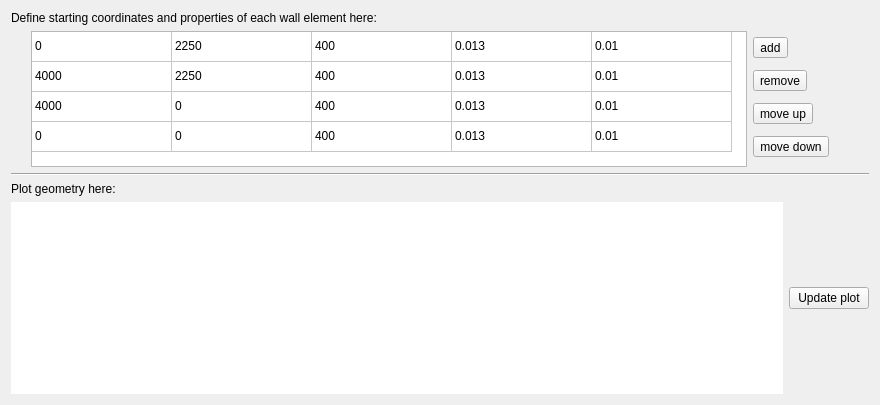
        <widget class="QWidget" name="tab_geometry">
         <attribute name="title">
          <string>Geometry</string>
         </attribute>
         <layout class="QGridLayout" name="gridLayout">
          <item row="0" column="0">
           <layout class="QVBoxLayout" name="verticalLayout_4">
            <item>
             <widget class="QLabel" name="label">
              <property name="font">
               <font>
                <pointsize>9</pointsize>
               </font>
              </property>
              <property name="text">
               <string>Define starting coordinates and properties of each wall element here:</string>
              </property>
             </widget>
            </item>
            <item>
             <layout class="QHBoxLayout" name="horizontalLayout_7">
              <item>
               <spacer name="horizontalSpacer_5">
                <property name="orientation">
                 <enum>Qt::Horizontal</enum>
                </property>
                <property name="sizeType">
                 <enum>QSizePolicy::Minimum</enum>
                </property>
                <property name="sizeHint" stdset="0">
                 <size>
                  <width>20</width>
                  <height>20</height>
                 </size>
                </property>
               </spacer>
              </item>
              <item>
               <widget class="QTableWidget" name="coordinates_tableWidget">
                <property name="sizePolicy">
                 <sizepolicy hsizetype="Fixed" vsizetype="Fixed">
                  <horstretch>0</horstretch>
                  <verstretch>0</verstretch>
                 </sizepolicy>
                </property>
                <property name="layoutDirection">
                 <enum>Qt::LeftToRight</enum>
                </property>
                <property name="inputMethodHints">
                 <set>Qt::ImhDigitsOnly</set>
                </property>
                <property name="frameShape">
                 <enum>QFrame::StyledPanel</enum>
                </property>
                <property name="frameShadow">
                 <enum>QFrame::Sunken</enum>
                </property>
                <property name="sizeAdjustPolicy">
                 <enum>QAbstractScrollArea::AdjustToContents</enum>
                </property>
                <property name="editTriggers">
                 <set>QAbstractItemView::AllEditTriggers</set>
                </property>
                <property name="dragEnabled">
                 <bool>true</bool>
                </property>
                <property name="alternatingRowColors">
                 <bool>false</bool>
                </property>
                <property name="selectionBehavior">
                 <enum>QAbstractItemView::SelectItems</enum>
                </property>
                <property name="gridStyle">
                 <enum>Qt::SolidLine</enum>
                </property>
                <property name="sortingEnabled">
                 <bool>false</bool>
                </property>
                <attribute name="horizontalHeaderVisible">
                 <bool>false</bool>
                </attribute>
                <attribute name="horizontalHeaderCascadingSectionResizes">
                 <bool>true</bool>
                </attribute>
                <attribute name="horizontalHeaderDefaultSectionSize">
                 <number>140</number>
                </attribute>
                <attribute name="horizontalHeaderShowSortIndicator" stdset="0">
                 <bool>false</bool>
                </attribute>
                <attribute name="horizontalHeaderStretchLastSection">
                 <bool>false</bool>
                </attribute>
                <attribute name="verticalHeaderVisible">
                 <bool>false</bool>
                </attribute>
                <attribute name="verticalHeaderCascadingSectionResizes">
                 <bool>true</bool>
                </attribute>
                <attribute name="verticalHeaderShowSortIndicator" stdset="0">
                 <bool>false</bool>
                </attribute>
                <attribute name="verticalHeaderStretchLastSection">
                 <bool>false</bool>
                </attribute>
                <row>
                 <property name="text">
                  <string>Node no. 1</string>
                 </property>
                </row>
                <row>
                 <property name="text">
                  <string>Node no. 2</string>
                 </property>
                </row>
                <row>
                 <property name="text">
                  <string>Node no. 3</string>
                 </property>
                </row>
                <row>
                 <property name="text">
                  <string>Node no. 4</string>
                 </property>
                </row>
                <column>
                 <property name="text">
                  <string>X-coordinate</string>
                 </property>
                </column>
                <column>
                 <property name="text">
                  <string>Y-coordinate</string>
                 </property>
                </column>
                <column>
                 <property name="text">
                  <string>Wall thickness</string>
                 </property>
                </column>
                <column>
                 <property name="text">
                  <string>Reinf. ratio long.</string>
                 </property>
                </column>
                <column>
                 <property name="text">
                  <string>Reinf. ratio trans.</string>
                 </property>
                </column>
                <item row="0" column="0">
                 <property name="text">
                  <string>0</string>
                 </property>
                </item>
                <item row="0" column="1">
                 <property name="text">
                  <string>2250</string>
                 </property>
                </item>
                <item row="0" column="2">
                 <property name="text">
                  <string>400</string>
                 </property>
                </item>
                <item row="0" column="3">
                 <property name="text">
                  <string>0.013</string>
                 </property>
                </item>
                <item row="0" column="4">
                 <property name="text">
                  <string>0.01</string>
                 </property>
                </item>
                <item row="1" column="0">
                 <property name="text">
                  <string>4000</string>
                 </property>
                </item>
                <item row="1" column="1">
                 <property name="text">
                  <string>2250</string>
                 </property>
                </item>
                <item row="1" column="2">
                 <property name="text">
                  <string>400</string>
                 </property>
                </item>
                <item row="1" column="3">
                 <property name="text">
                  <string>0.013</string>
                 </property>
                </item>
                <item row="1" column="4">
                 <property name="text">
                  <string>0.01</string>
                 </property>
                </item>
                <item row="2" column="0">
                 <property name="text">
                  <string>4000</string>
                 </property>
                </item>
                <item row="2" column="1">
                 <property name="text">
                  <string>0</string>
                 </property>
                </item>
                <item row="2" column="2">
                 <property name="text">
                  <string>400</string>
                 </property>
                </item>
                <item row="2" column="3">
                 <property name="text">
                  <string>0.013</string>
                 </property>
                </item>
                <item row="2" column="4">
                 <property name="text">
                  <string>0.01</string>
                 </property>
                </item>
                <item row="3" column="0">
                 <property name="text">
                  <string>0</string>
                 </property>
                </item>
                <item row="3" column="1">
                 <property name="text">
                  <string>0</string>
                 </property>
                </item>
                <item row="3" column="2">
                 <property name="text">
                  <string>400</string>
                 </property>
                </item>
                <item row="3" column="3">
                 <property name="text">
                  <string>0.013</string>
                 </property>
                </item>
                <item row="3" column="4">
                 <property name="text">
                  <string>0.01</string>
                 </property>
                </item>
               </widget>
              </item>
              <item>
               <layout class="QVBoxLayout" name="verticalLayout_5">
                <item>
                 <widget class="QToolButton" name="addRowButton">
                  <property name="toolTip">
                   <string>Insert new row at the bottom</string>
                  </property>
                  <property name="text">
                   <string>add</string>
                  </property>
                  <property name="icon">
                   <iconset resource="resources.qrc">
                    <normaloff>:/Icons/add.png</normaloff>:/Icons/add.png</iconset>
                  </property>
                 </widget>
                </item>
                <item>
                 <widget class="QToolButton" name="removeRowButton">
                  <property name="toolTip">
                   <string>Remove selected row</string>
                  </property>
                  <property name="text">
                   <string>remove</string>
                  </property>
                  <property name="icon">
                   <iconset resource="resources.qrc">
                    <normaloff>:/Icons/minus.png</normaloff>:/Icons/minus.png</iconset>
                  </property>
                 </widget>
                </item>
                <item>
                 <widget class="QToolButton" name="moveUpRowButton">
                  <property name="text">
                   <string>move up</string>
                  </property>
                 </widget>
                </item>
                <item>
                 <widget class="QToolButton" name="moveDownRowButton">
                  <property name="text">
                   <string>move down</string>
                  </property>
                 </widget>
                </item>
               </layout>
              </item>
              <item>
               <spacer name="horizontalSpacer">
                <property name="orientation">
                 <enum>Qt::Horizontal</enum>
                </property>
                <property name="sizeHint" stdset="0">
                 <size>
                  <width>40</width>
                  <height>20</height>
                 </size>
                </property>
               </spacer>
              </item>
             </layout>
            </item>
            <item>
             <widget class="Line" name="line">
              <property name="orientation">
               <enum>Qt::Horizontal</enum>
              </property>
             </widget>
            </item>
            <item>
             <widget class="QLabel" name="label_2">
              <property name="font">
               <font>
                <pointsize>9</pointsize>
               </font>
              </property>
              <property name="text">
               <string>Plot geometry here:</string>
              </property>
             </widget>
            </item>
            <item>
             <layout class="QHBoxLayout" name="horizontalLayout_9">
              <item>
               <widget class="QGraphicsView" name="graphicsViewGeometry">
                <property name="frameShape">
                 <enum>QFrame::NoFrame</enum>
                </property>
                <property name="lineWidth">
                 <number>1</number>
                </property>
               </widget>
              </item>
              <item>
               <widget class="QPushButton" name="plot_updateButton">
                <property name="font">
                 <font>
                  <pointsize>9</pointsize>
                 </font>
                </property>
                <property name="text">
                 <string>Update plot</string>
                </property>
               </widget>
              </item>
             </layout>
            </item>
           </layout>
          </item>
         </layout>
        </widget>
